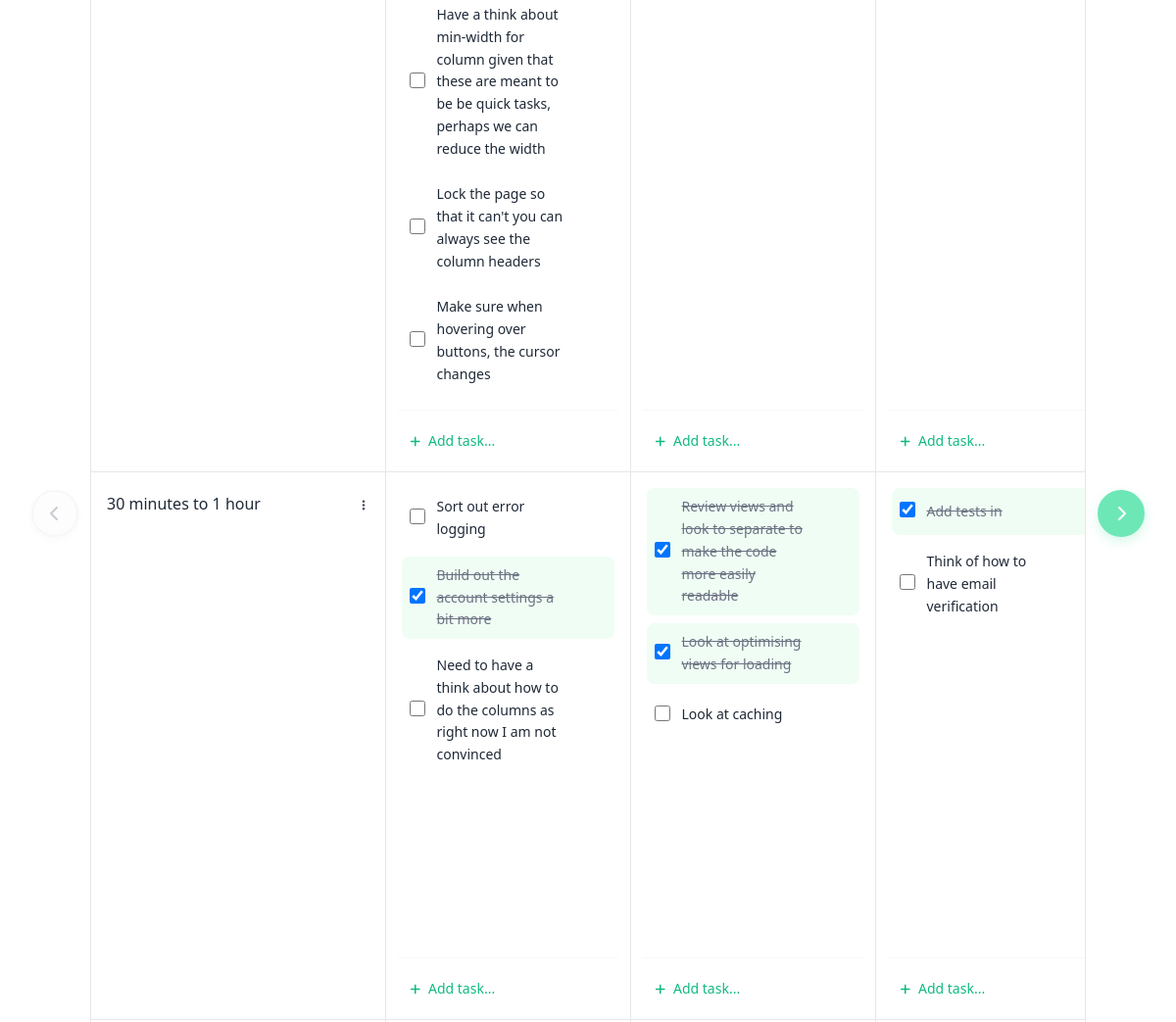
The page /projects/1/ (signed in, middle part) on the database as committed earlier.
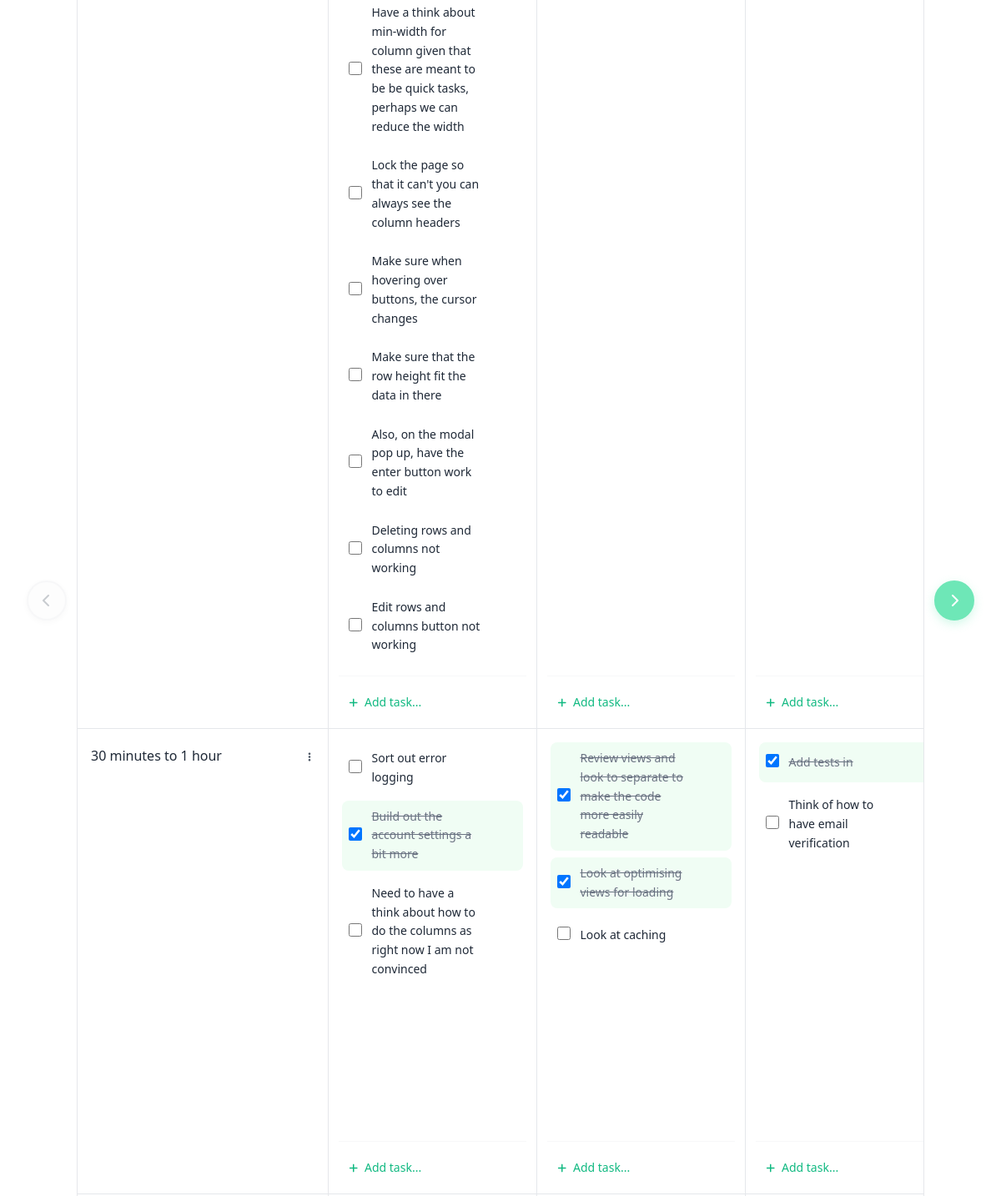
The same page on the database as committed later.
### pages/models.py (models this page shows, shortened)
class Task(models.Model):
    project = models.ForeignKey(Project, on_delete=models.CASCADE, related_name='tasks')
    row_header = models.ForeignKey(RowHeader, on_delete=models.CASCADE, related_name='tasks')
    column_header = models.ForeignKey(ColumnHeader, on_delete=models.CASCADE, related_name='tasks')
    text = models.TextField(blank=False, null=False, help_text='Enter the task description')
    completed = models.BooleanField(default=False)
    created_at = models.DateTimeField(auto_now_add=True)
    updated_at = models.DateTimeField(auto_now=True)
    class Meta:
        ordering = ['created_at']
        indexes = [
            models.Index(fields=['project', 'row_header', 'column_header']),  # For cell-based task queries
            models.Index(fields=['project', 'completed']),  # For completed task filtering
            models.Index(fields=['project', 'created_at']),  # For task ordering
        ]

class ColumnHeader(models.Model):
    project = models.ForeignKey(Project, on_delete=models.CASCADE, related_name='column_headers')
    name = models.CharField(max_length=100)
    is_category_column = models.BooleanField(default=False) # To identify the first "Time / Category" like column
    order = models.PositiveIntegerField(default=0) # For maintaining column order
    created_at = models.DateTimeField(auto_now_add=True)
    updated_at = models.DateTimeField(auto_now=True)
    class Meta:
        ordering = ['order', 'created_at']
        indexes = [
            models.Index(fields=['project', 'is_category_column', 'order']),  # For ordered column queries
        ]

class RowHeader(models.Model):
    project = models.ForeignKey(Project, on_delete=models.CASCADE, related_name='row_headers')
    name = models.CharField(max_length=100)
    order = models.PositiveIntegerField(default=0) # For maintaining row order
    created_at = models.DateTimeField(auto_now_add=True)
    updated_at = models.DateTimeField(auto_now=True)
    class Meta:
        ordering = ['order', 'created_at']
        indexes = [
            models.Index(fields=['project', 'order']),  # For ordered row queries
        ]

### pages/specific_views/project_views.py (the view)
# urls.py: path('projects/<int:pk>/', views.project_grid_view, name='project_grid'),
@login_required
@cache_control(max_age=60)
def project_grid_view(request, pk):
    project = get_object_or_404(
        Project.objects.select_related('user'),
        pk=pk,
        user=request.user
    )
    row_headers = project.row_headers.all().order_by('order')
    column_headers = project.column_headers.all().order_by('-is_category_column', 'order')
    all_tasks = project.tasks.select_related('row_header', 'column_header').order_by('id')
    tasks_by_cell = {}
    for task in all_tasks:
        cell_key = f"{task.row_header_id}_{task.column_header_id}"
        if cell_key not in tasks_by_cell:
            tasks_by_cell[cell_key] = []
        tasks_by_cell[cell_key].append(task)
    user_projects = Project.objects.filter(user=request.user).only('id', 'name').order_by('name')
    context = {
        'project': project,
        'row_headers': row_headers,
        'column_headers': column_headers,
        'tasks_by_cell': tasks_by_cell,
        'projects': user_projects,
        'quick_task_form': QuickTaskForm(),
    }
    return render(request, 'pages/grid/project_grid.html', context)

### pages/forms.py (shortened to what this page needs)
class QuickTaskForm(forms.ModelForm):
    class Meta:
        model = Task
        fields = ['text']
        widgets = {
            'text': forms.TextInput(attrs={
                'class': 'w-full px-3 py-2 border border-[var(--inline-input-border)] rounded-md text-sm placeholder-[var(--text-secondary)] focus:outline-none focus:ring-1 focus:ring-[var(--primary-action-bg)] focus:border-[var(--primary-action-bg)] text-[var(--text-primary)]',
                'placeholder': 'Add task',
                'required': True,  # Keep field required
                'name': 'text',
            }),
        }
    def __init__(self, *args, **kwargs):
        super().__init__(*args, **kwargs)
        self.fields['text'].required = True
        self.fields['text'].strip = True

### accounts/models.py (called while the page is built)
    def get_short_name(self):
        return self.first_name

### pages/templatetags/custom_filters.py (called while the page is built)
@register.filter
def get_item(dictionary, key):
    if dictionary is None:
        return []
    result = dictionary.get(key, [])
    return result if result is not None else []

@register.filter
def cell_key(row_pk, col_pk):
    return f"{row_pk}_{col_pk}"

### pages/templates/pages/grid/project_grid.html (shortened to what the changed rows need)
{% extends "pages/layout.html" %}
{% load custom_filters %}
{% load static %}
{% block content %}
<div class="grid-with-controls">
    <div class="grid-container-wrapper">
        <div class="bg-[var(--container-bg)] rounded-lg shadow-sm border border-[var(--border-color)] overflow-hidden">
            <div class="grid-container" data-total-columns="{{ column_headers|length }}" data-visible-columns="3">
                <table class="grid-table">
            <colgroup>
            </colgroup>
            <tbody>
                {% for row_h in row_headers %}
                <tr class="{% if not forloop.last %}border-b border-[var(--border-color)]{% endif %}">
                    <td class="row-header p-4 border-r border-[var(--border-color)] font-medium text-[var(--text-primary)] align-top">
                        <div class="flex items-center justify-between">
                            <span>{{ row_h.name }}</span>
                            <div class="relative ml-2">
                                <button type="button"
                                        class="row-actions-btn p-1 rounded hover:bg-[var(--grid-header-bg)] transition-colors cursor-pointer"
                                        title="Row actions"
                                        data-row-id="{{ row_h.pk }}">
                                    <i class="fas fa-ellipsis-v text-xs text-[var(--text-secondary)] hover:text-[var(--primary-action-bg)]"></i>
                                </button>
                            </div>
                        </div>
                    </td>
                    {% for col_h in column_headers %}
                        {% if not col_h.is_category_column %}
                        <td class="data-cell p-3 border-r border-[var(--border-color)] relative align-top">
                            <div class="space-y-2 pb-16" data-row="{{ row_h.pk }}" data-col="{{ col_h.pk }}" id="tasks-{{ row_h.pk }}-{{ col_h.pk }}">
                                {% with cell_key=row_h.pk|cell_key:col_h.pk %}
                                    {% for task in tasks_by_cell|get_item:cell_key %}
                                        {% include 'pages/grid/actions_in_page/task_item.html' with task=task %}
                                    {% endfor %}
                                {% endwith %}
                            </div>
                            <div class="absolute bottom-3 left-3 right-3 pt-3 border-t border-[var(--border-color)]/30 bg-[var(--container-bg)]">
                                    <form method="post"
                                          action="{% url 'pages:task_create' project_pk=project.pk row_pk=row_h.pk col_pk=col_h.pk %}"
                                          class="task-form add-task-form"
                                          novalidate
                                          hx-post="{% url 'pages:task_create' project_pk=project.pk row_pk=row_h.pk col_pk=col_h.pk %}"
                                          hx-swap="beforeend"
                                          hx-target="#tasks-{{ row_h.pk }}-{{ col_h.pk }}"
                                          hx-trigger="submit throttle:500ms"
                                          hx-disabled-elt="this"
                                          onsubmit="return validateTaskForm(this)"
                                          _="on htmx:beforeRequest
                                               add .opacity-50 to me
                                             end
                                             on htmx:afterRequest(detail)
                                               remove .opacity-50 from me
                                               if detail.successful
                                                 set textInput to the first input in me
                                                 set textInput.value to ''
                                                 call textInput.focus()
                                                 set errorDiv to the first .error-message in me
                                                 set errorDiv.innerHTML to ''
                                                 remove .border-red-500 from textInput
                                                 set textInput.style.borderColor to 'var(--inline-input-border)'
                                                 remove .expanded from me
                                               else
                                                 set errorDiv to the first .error-message in me
                                                 set errorDiv.innerHTML to detail.xhr.response
                                                 set textInput to the first input in me
                                                 set textInput.style.borderColor to '#ef4444'
                                               end
                                             end">
                                        <div class="add-task-collapsed">
                                            <button type="button"
                                                    class="add-task-trigger w-full text-left py-2 px-3 text-[var(--primary-action-bg)] hover:text-[var(--primary-action-hover-bg)] hover:bg-[var(--grid-header-bg)] rounded-md transition-all duration-200 text-sm border border-transparent hover:border-[var(--border-color)] cursor-pointer">
                                                <i class="fas fa-plus text-xs mr-2"></i>Add task...
                                            </button>
                                        </div>
                                    </form>
                                </div>
                            </div>
                        </td>
                        {% endif %}
                    {% endfor %}
                </tr>
                {% endfor %}
{% endblock %}

### pages/templates/pages/grid/actions_in_page/task_item.html (shortened to what this page needs)
{% load static %}
<div class="group flex items-center justify-between w-full p-2 rounded-lg hover:bg-[var(--grid-header-bg)] transition-all duration-200 {% if task.completed %}bg-green-50{% endif %}"
     data-task-id="{{ task.id }}"
     id="task-{{ task.id }}">
    <div class="flex items-center space-x-3 min-w-0 flex-1">
        <form method="POST"
              action="{% url 'pages:task_toggle_complete' task.pk %}"
              class="flex-shrink-0"
              hx-post="{% url 'pages:task_toggle_complete' task.pk %}"
              hx-swap="none"
              hx-trigger="change throttle:300ms"
              hx-disabled-elt="find input"
              _="on htmx:afterRequest(detail)
                 if detail.successful
                   set response to JSON.parse(detail.xhr.response)
                   if response.completed
                     add .bg-green-50 to #task-{{ task.id }}
                     add .line-through to #task-text-{{ task.id }}
                     add .text-gray-500 to #task-text-{{ task.id }}
                   else
                     remove .bg-green-50 from #task-{{ task.id }}
                     remove .line-through from #task-text-{{ task.id }}
                     remove .text-gray-500 from #task-text-{{ task.id }}
                   end
                 end">
            <input type="checkbox"
                   name="completed"
                   {% if task.completed %}checked{% endif %}
                   class="w-4 h-4 rounded border-gray-300 text-[var(--primary-action-bg)] focus:ring-[var(--primary-action-bg)] cursor-pointer">
        </form>
        <div id="task-text-{{ task.id }}" class="text-sm text-[var(--text-primary)] {% if task.completed %}line-through text-gray-500{% endif %} leading-relaxed">{{ task.text|linebreaks }}</div>
    </div>
</div>

Rows that differ between the two databases and show on the page:
added Task: text "Make sure that the row height fit the data in there", shown under ColumnHeader (number 1 of 3 on the later page)
added Task: text "Also, on the modal pop up, have the enter button work to edit", shown under ColumnHeader (number 1 of 3 on the later page)
added Task: text "Deleting rows and columns not working", shown under ColumnHeader (number 1 of 3 on the later page)
added Task: text "Edit rows and columns button not working", shown under ColumnHeader (number 1 of 3 on the later page)
